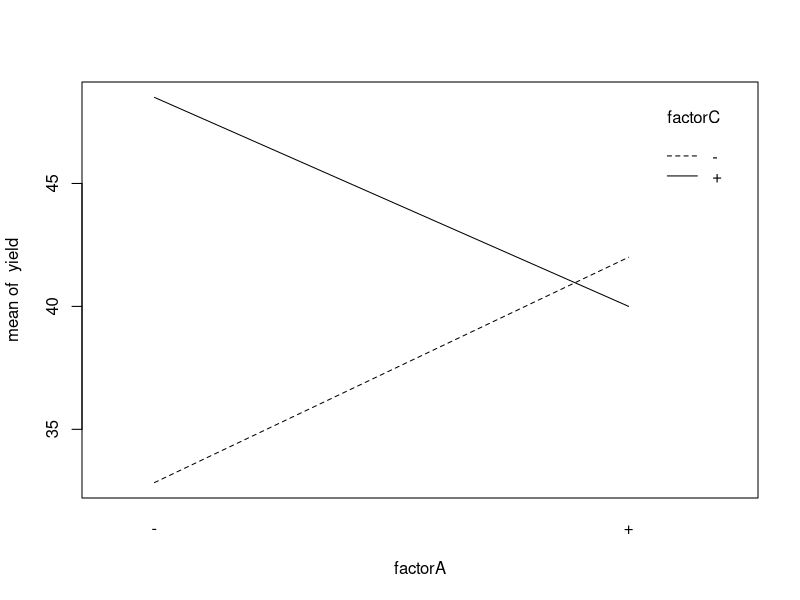
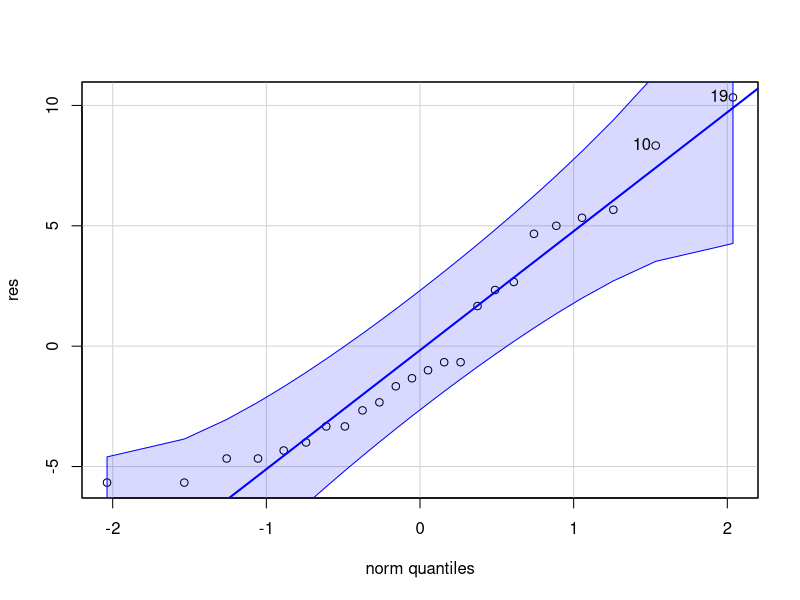
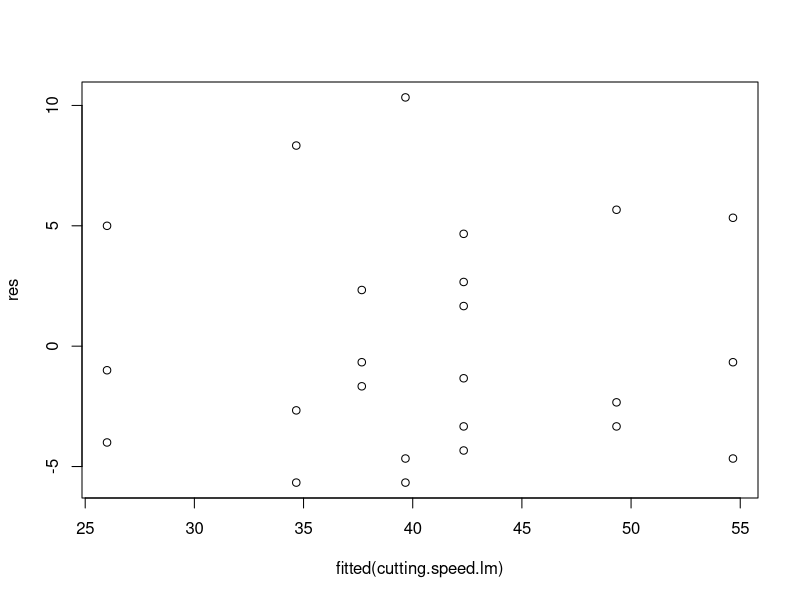
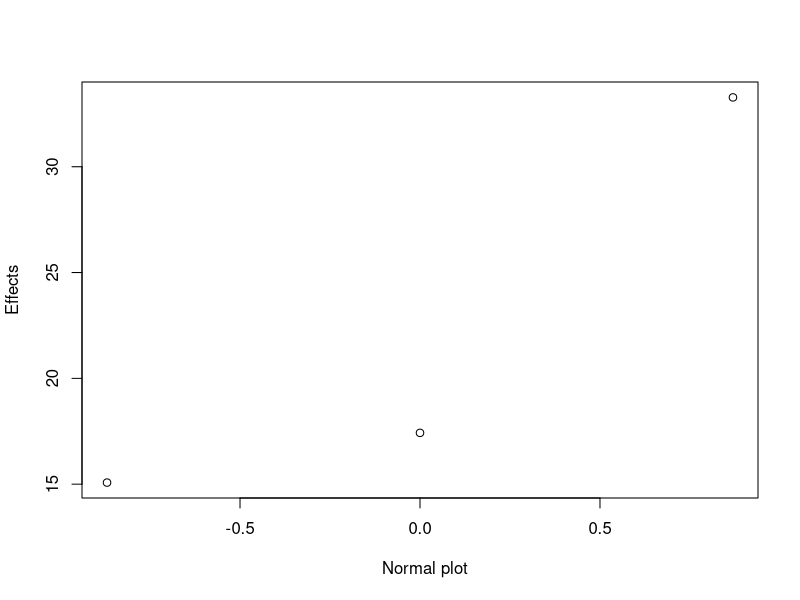
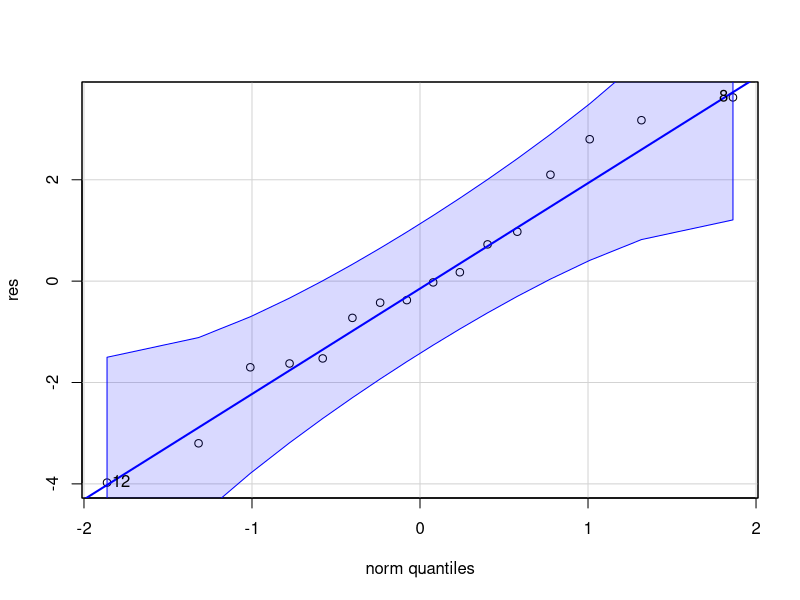
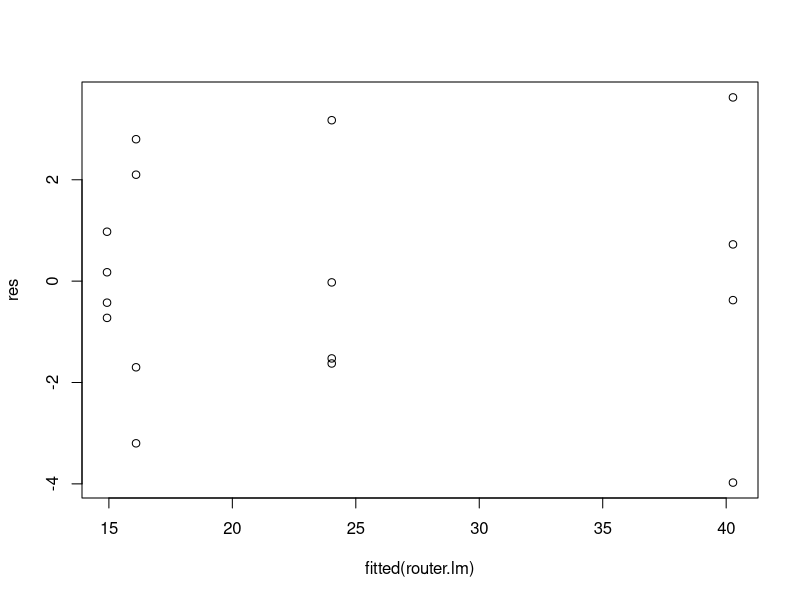
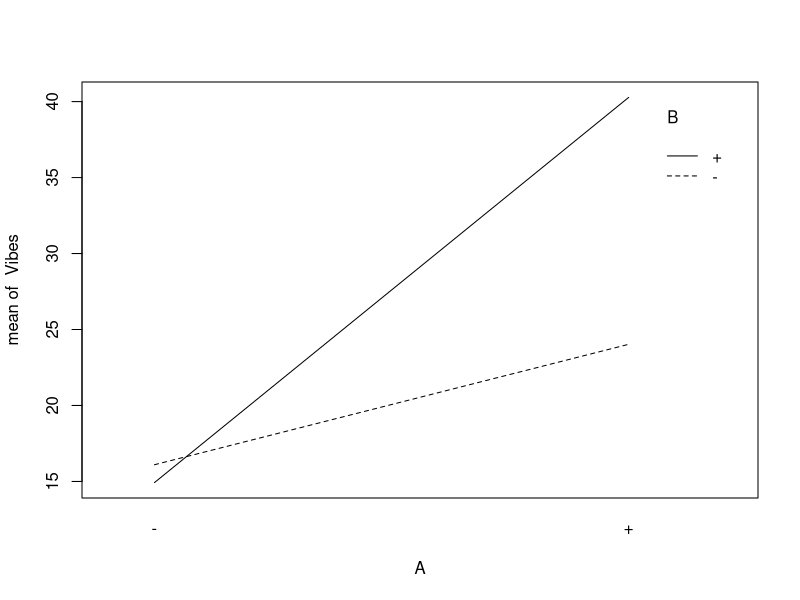
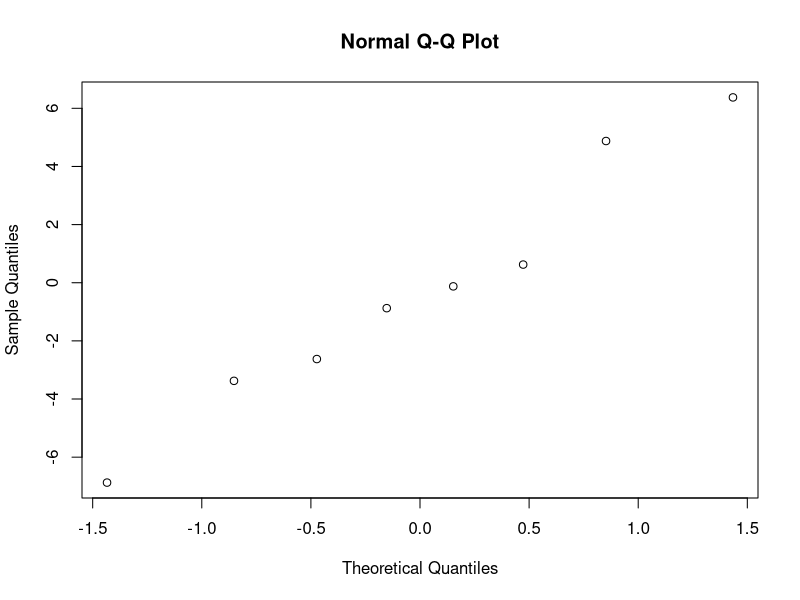

R code for these plots, in order:
## ---- chunk 1
# loading libraries
library(car)
library(gplots)
## ---- chunk 2
# creating data table
factorA = rep(c("-","+","-","+","-","+","-","+"), times = 3)
factorB = rep(c("-","-","+","+","-","-","+","+"), times = 3)
factorC = rep(c("-","-","-","-","+","+","+","+"), times = 3)
Rep = rep(c("I", "II", "III"), each = 8)
yield = c(22,32,35,55,44,40,60,39,31,43,34,47,45,37,50,41,25,29,50,46,38,36,54,47)

cutting.speed.long = data.frame(factorA, factorB, factorC, Rep, yield)

# defining coded
coded=function(x) #a function to code variable x
{
  ifelse(x=="+", 1, -1)
}

# linear regression
cutting.speed.lm=lm(yield ~ coded(factorA) * coded(factorB) * coded(factorC), cutting.speed.long)
summary(cutting.speed.lm)
## ---- chunk 3
# interaction plot
with(cutting.speed.long, interaction.plot(factorA, factorC, yield))
## ---- chunk 4
# ANOVA test
cutting.speed.aov=aov(yield ~ factorA * factorB * factorC, cutting.speed.long)
summary(cutting.speed.aov)
mse=summary(cutting.speed.aov)[[1]][8,3]
mse
## ---- chunk 5
res=cutting.speed.long$yield-fitted(cutting.speed.lm)
qqPlot(res)
plot(fitted(cutting.speed.lm), res) 
## ---- chunk 6
#checking Standard error=sqrt(mse/N)
n=3;a=b=c=2;N=a*b*c*n
alpha=0.05
sqrt(mse/N)
#consturct CI for regression coefficient (example, for coded(A))
se=sqrt(mse/N)
df=a*b*c*(n-1)
hat.beta1=cutting.speed.lm$coefficients[2]
CI.beta=hat.beta1+c(-1,1)*qt(alpha/2,df,lower.tail = F)*se
CI.beta
2*CI.beta #CI for main effect A
## ---- chunk 7
# creating data table
A <- rep(c("-","+","-","+"), times = 4)
B <- rep(c("-","-","+","+"), times = 4)
Rep <- rep(c("I","II","III","IV"), each = 4)
Vibes <- c(18.2, 27.2, 15.9, 41.0, 18.9, 24.0, 14.5, 43.9, 12.9, 22.4, 15.1, 36.3, 14.4, 22.5, 14.2, 39.9)
router.long <- data.frame(A, B, Rep, Vibes)

# defining coded
coded=function(x) #a function to code variable x
{
  ifelse(x=="+", 1, -1)
}

# linear regression
router.lm=lm(Vibes ~ coded(A) * coded(B), router.long)
summary(router.lm)
## ---- chunk 8
router.aov = aov(Vibes ~ coded(A) * coded(B), router.long)
qqnorm(router.aov, full=T)
res=router.long$Vibes-fitted(router.lm)
qqPlot(res)
plot(fitted(router.lm), res) 
## ---- chunk 9
# interaction plot
with(router.long, interaction.plot(A, B, Vibes))
## ---- chunk 10
# defining coded
coded=function(x) #a function to code variable x
{
  ifelse(x=="+", 1, 
         ifelse(x == "0", 0, -1))
}

# creating data table
factorA <- c(coded(cutting.speed.long$factorA[1:8]), 0, 0, 0, 0)
factorB <- c(coded(cutting.speed.long$factorB[1:8]), 0, 0, 0, 0)
factorC <- c(coded(cutting.speed.long$factorC[1:8]), 0, 0, 0, 0)
yield <- c(cutting.speed.long[1:8, "yield"], 36, 40, 43, 45)

cutting.speed.small <- data.frame(cbind(factorA, factorB, factorC, yield))

#linear regression
cutting.speed.lm2=lm(yield ~ factorA * factorB * factorC + I(factorA^2) + I(factorB^2) + I(factorC^2), cutting.speed.small)
#prob plot
coef=cutting.speed.lm2$coefficients[-1]
variables=names(coef)
plot=qqnorm(coef)
variables[identify(plot)]
## ---- chunk 11
# center vs. factorial averages
yc_bar <- mean(cutting.speed.small$yield[9:12])
test <- mean(cutting.speed.small$yield[1:8])

# ANOVA test
cutting.speed.aov2 <- aov(yield ~ factorA * factorB * factorC + I(factorA^2) + I(factorB^2) + I(factorC^2), cutting.speed.small)
summary(cutting.speed.aov2)
## ---- chunk 12
cutting.speed.lm3 = lm(yield ~ factorA + factorB + factorC + factorA*factorC, cutting.speed.small)
res=cutting.speed.small$yield-fitted(cutting.speed.lm3)
qqPlot(res)
plot(fitted(cutting.speed.lm2), res) 
## ---- chunk 13
# creating data table
type <- rep(c("Glass", "Plastic"), each = 4)
worker <- rep(c("1", "2"), each = 8)
pulse <- c(39, 45, 58, 35, 44, 35, 42, 21, 20, 13, 16, 11, 13, 10, 16, 15)
bottle.long <- data.frame(type, worker, pulse)

# interaction plot
with(bottle.long, interaction.plot(type, worker, pulse))

# defining coded
coded=function(x) #a function to code variable x
{
  ifelse(x=="Glass" | x=="1", 1, -1)
}

# linear regression
bottle.lm=lm(pulse ~ coded(type) * coded(worker), bottle.long)
summary(bottle.lm)

# ANOVA test
bottle.aov=aov(pulse ~ type * worker, bottle.long)
summary(bottle.aov)
mse=summary(bottle.aov)[[1]][4,3]
mse
## ---- chunk 14
# checking model adequacy
res=bottle.long$pulse-fitted(bottle.lm)
qqPlot(res)
plot(fitted(bottle.lm), res) 
## ---- chunk 15
#checking Standard error=sqrt(mse/N)
n=4;a=b=2;N=a*b*n
alpha=0.05
sqrt(mse/N)
#consturct CI for regression coefficient (example, for coded(A))
se=sqrt(mse/N)
df=a*b*(n-1)

hat.beta1=bottle.lm$coefficients[2]
CI.beta=hat.beta1+c(-1,1)*qt(alpha/2,df,lower.tail = F)*se
CI.beta
2*CI.beta #CI for main effect A

hat.beta1=bottle.lm$coefficients[3]
CI.beta=hat.beta1+c(-1,1)*qt(alpha/2,df,lower.tail = F)*se
CI.beta
2*CI.beta #CI for main effect B

hat.beta1=bottle.lm$coefficients[4]
CI.beta=hat.beta1+c(-1,1)*qt(alpha/2,df,lower.tail = F)*se
CI.beta
2*CI.beta #CI for main effect AB
## ---- chunk 16
letter = c("A","B","C","D","AB","AC","AD","BC","BD","CD","ABC","ABD","ACD","BCD","ABCD")
number = c(76.95,-67.52,-7.84,-18.73,-51.32,11.69,9.78,20.79,14.74,1.27,-2.82,-6.50,10.20,-7.98,-6.25)
experiment = data.frame(letter, number)

experiment.aov = aov(number ~ coded(letter), experiment)


plot = qqnorm(abs(number))
## click at the "outlier" points and then click "Finish" button
lister = sort(abs(number))
## ---- chunk 17
qqnorm(lister)
abline(h = 76.95, col = "red")
abline(h = 67.52, col = "purple")
abline(h = 51.32, col = "blue")
#factor A, B, and AB
## ---- chunk 18
Standard.Order = c(8,10,12,9,7,15,2,6,16,13,5,14,1,3,4,11)
Run.Order = c(1,2,3,4,5,6,7,8,9,10,11,12,13,14,15,16)
A = Laser.Power = c(1,1,1,-1,-1,-1,1,1,1,-1,-1,1,-1,-1,1,-1)
B = Pulse.Freq = c(1,-1,1,-1,1,1,-1,-1,1,-1,-1,-1,-1,1,1,1)
C = Cell.Size = c(1,-1,-1,-1,1,1,-1,1,1,1,1,1,-1,-1,-1,-1)
D = Writing.Speed = c(-1,1,1,1,-1,1,-1,-1,1,1,-1,1,-1,-1,-1,1)
UEC = c(0.8,0.81,0.79,0.6,0.65,0.55,0.98,0.67,0.69,0.56,0.63,0.65,0.75,0.72,0.98,0.63)
error = data.frame(Standard.Order,Run.Order,A,B,C,D,UEC)
## ---- chunk 19
error.lm = lm(UEC ~A*B*C*D, error)
qqnorm(aov(UEC ~ A * B * C * D, error), label=T, full=T)
coef=error.lm$coefficients[-1]
variables=names(coef)
plot=qqnorm(coef)
variables[identify(plot)]


##new model
error.aov = aov(UEC ~ A+C+D, error)
summary(error.aov)
## ---- chunk 20
error.lm2 = lm(UEC~ A*C*D, error)
res=error$UEC-fitted(error.lm2)
library(car)
qqPlot(res)
plot(fitted(error.lm2), res) 
## ---- chunk 21
# creating data table
A = Laser.Power = c(1,1,1,-1,-1,-1,1,1,1,-1,-1,1,-1,-1,1,-1,0,0,0,0)
B = Pulse.Freq = c(1,-1,1,-1,1,1,-1,-1,1,-1,-1,-1,-1,1,1,1,0,0,0,0)
C = Cell.Size = c(1,-1,-1,-1,1,1,-1,1,1,1,1,1,-1,-1,-1,-1,0,0,0,0)
D = Writing.Speed = c(-1,1,1,1,-1,1,-1,-1,1,1,-1,1,-1,-1,-1,1,0,0,0,0)
UEC = c(0.8,0.81,0.79,0.6,0.65,0.55,0.98,0.67,0.69,0.56,0.63,0.65,0.75,0.72,0.98,0.63,0.98,0.95,0.93,0.96)
error2 = data.frame(A,B,C,D,UEC)

#linear regression
error.lm21 <- lm(UEC ~ A * B * C * D + I(A^2) + I(B^2) + I(C^2) + I(D^2), error2)
summary(error.lm21)

# ANOVA test
error.aov21 <- aov(UEC ~ A * B * C * D + I(A^2) + I(B^2) + I(C^2) + I(D^2), error2)
summary(error.aov21)

# rebuild model
error.lm22 <- lm(UEC ~ A*C + C*D + I(A^2) + I(B^2) + I(C^2) + I(D^2), error2)
summary(error.lm22)

error.aov22 <- aov(UEC ~A*C + C*D + I(A^2) + I(B^2) + I(C^2) + I(D^2), error2)
summary(error.aov22)

# checking model adequacy
res=error2$UEC-fitted(error.lm22)
qqPlot(res)
plot(fitted(error.lm22), res) 
## ---- chunk 22
Run.Number = c(1:16)
Run.Label = c("(1)","a,","b","ab","C","ac","bc","abc","d","ad","bd","abd","cd","acd","bcd","abcd")
# creating data table
A <- rep(c("-", "+"), times = 8)
B <- rep(c("-", "+"), each = 2, times = 4)
C <- rep(c("-", "+"), each = 4, times = 2)
D <- rep(c("-", "+"), each = 8)
Filtration.Rate = c(45,71,48,65,68,60,80,65,43,100,45,104,75,86,70,96)
chem.long <- data.frame(Run.Number,A, B, C, D,Filtration.Rate)

# defining coded
coded=function(x) #a function to code variable x
{
  ifelse(x=="+", 1, -1)
}

chem.lm = lm(Filtration.Rate ~ coded(A)*coded(B)+coded(A)*coded(C)+coded(A)*coded(D)+coded(B)*coded(C)+coded(B)*coded(D)+coded(C)*coded(D), chem.long)
summary(chem.lm)
## ---- chunk 23
# creating data table
A <- rep(c("-", "+"), times = 8)
B <- rep(c("-", "+"), each = 2, times = 4)
C <- rep(c("-", "+"), each = 4, times = 2)
D <- rep(c("-", "+"), each = 8)
Resistivity <- c(1.92, 11.28, 1.09, 5.75, 2.13, 9.53, 1.03, 5.35, 1.60, 11.73, 1.16, 4.68, 2.16, 9.11, 1.07, 5.30)
wafer.long <- data.frame(Resistivity, A, B, C, D)

# defining coded
coded=function(x) #a function to code variable x
{
  ifelse(x=="+", 1, -1)
}

# linear regression
wafer.lm <- lm(Resistivity ~ coded(A) * coded(B) * coded(C) + coded(A) * coded(B) * coded(D) + coded(A) * coded(C) * coded(D) + coded(B) * coded(C) * coded(D), wafer.long)
summary(wafer.lm)

qqnorm(aov((Resistivity) ~ coded(A) * coded(B)  * coded(C) + coded(A) * coded(B) * coded(D) + coded(A) * coded(C) * coded(D) + coded(B) * coded(C) * coded(D), wafer.long), label=T, full=T)
coef=wafer.lm$coefficients[-1]
variables=names(coef)
plot=qqnorm(coef)
variables[identify(plot)]
## ---- chunk 24
wafer.lm2 <- lm((Resistivity) ~ coded(A) + coded(B) + coded(A) * coded(B), wafer.long)
res=wafer.long$Resistivity-fitted(wafer.lm2)
qqPlot(res)
plot(fitted(wafer.lm), res)
## ---- chunk 25
wafer.lm3 <- lm(log(Resistivity) ~ coded(A) * coded(B) * coded(C) + coded(A) * coded(B) * coded(D) + coded(A) * coded(C) * coded(D) + coded(B) * coded(C) * coded(D), wafer.long)

qqnorm(aov(log(Resistivity) ~ coded(A) * coded(B)  * coded(C) + coded(A) * coded(B) * coded(D) + coded(A) * coded(C) * coded(D) + coded(B) * coded(C) * coded(D), wafer.long), label=T, full=T)
coef=wafer.lm3$coefficients[-1]
variables=names(coef)
plot=qqnorm(coef)
variables[identify(plot)]

##A and B
##
wafer.lm4 = lm(Resistivity ~ coded(A) + coded(B), wafer.long)
res=wafer.long$Resistivity-fitted(wafer.lm4)
qqPlot(res)
plot(fitted(wafer.lm4), res)
## ---- chunk 26
wafer.lm4 = lm(Resistivity ~ coded(A) + coded(B), wafer.long); summary(wafer.lm4)
## ---- chunk 27
# creating data table
A <- c(rep(c(-1, 1), times = 8), 0, 0, 0, 0)
B <- c(rep(c(-1, 1), each = 2, times = 4), 0, 0, 0, 0)
C <- c(rep(c(-1, 1), each = 4, times = 2), 0, 0, 0, 0)
D <- c(rep(c(-1, 1), each = 8), 0, 0, 0, 0)
Resistivity <- c(1.92, 11.28, 1.09, 5.75, 2.13, 9.53, 1.03, 5.35, 1.60, 11.73, 1.16, 4.68, 2.16, 9.11, 1.07, 5.30, 8.15, 7.63, 8.95, 6.48)
wafer.long2 <- data.frame(Resistivity, A, B, C, D)

# center vs. factorial averages
yc_bar <- mean(wafer.long2$Resistivity[1:16])
test <- mean(wafer.long2$Resistivity[17:20])

# linear regression
wafer.lm21 <- lm(Resistivity ~ A * B * C * D + I(A^2) + I(B^2) + I(C^2) + I(D^2), wafer.long2)
summary(wafer.lm21)

# ANOVA test
wafer.aov21 <- aov(Resistivity ~ A * B * C * D + I(A^2) + I(B^2) + I(C^2) + I(D^2), wafer.long2)
summary(wafer.aov21)

# checking model adequacy
res=wafer.long2$Resistivity-fitted(wafer.lm21)
qqPlot(res)
plot(fitted(wafer.lm21), res)

# Rebuild model
wafer.lm22 <- lm(Resistivity ~ A * B + I(A^2) + I(B^2), wafer.long2)
summary(wafer.lm22)

wafer.aov22 <- aov(Resistivity ~ A * B + I(A^2) + I(B^2), wafer.long2)
summary(wafer.aov22)

# checking model adequacy
res=wafer.long2$Resistivity-fitted(wafer.lm22)
qqPlot(res)
plot(fitted(wafer.lm22), res) 
